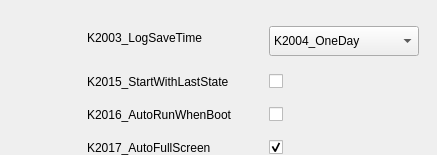
       <widget class="QWidget" name="CommonOption">
        <property name="sizePolicy">
         <sizepolicy hsizetype="Expanding" vsizetype="Expanding">
          <horstretch>0</horstretch>
          <verstretch>0</verstretch>
         </sizepolicy>
        </property>
        <layout class="QFormLayout" name="formLayout_3">
         <property name="fieldGrowthPolicy">
          <enum>QFormLayout::AllNonFixedFieldsGrow</enum>
         </property>
         <property name="rowWrapPolicy">
          <enum>QFormLayout::DontWrapRows</enum>
         </property>
         <property name="labelAlignment">
          <set>Qt::AlignLeading|Qt::AlignLeft|Qt::AlignVCenter</set>
         </property>
         <property name="formAlignment">
          <set>Qt::AlignLeading|Qt::AlignLeft|Qt::AlignTop</set>
         </property>
         <property name="horizontalSpacing">
          <number>36</number>
         </property>
         <property name="verticalSpacing">
          <number>18</number>
         </property>
         <property name="leftMargin">
          <number>87</number>
         </property>
         <property name="topMargin">
          <number>26</number>
         </property>
         <property name="rightMargin">
          <number>18</number>
         </property>
         <property name="bottomMargin">
          <number>0</number>
         </property>
         <item row="0" column="0">
          <widget class="QLabel" name="lLogExistTime">
           <property name="sizePolicy">
            <sizepolicy hsizetype="Preferred" vsizetype="Preferred">
             <horstretch>0</horstretch>
             <verstretch>0</verstretch>
            </sizepolicy>
           </property>
           <property name="text">
            <string>K2003_LogSaveTime</string>
           </property>
           <property name="scaledContents">
            <bool>true</bool>
           </property>
           <property name="buddy">
            <cstring>keeplogtime</cstring>
           </property>
          </widget>
         </item>
         <item row="0" column="1">
          <widget class="QComboBox" name="keeplogtime">
           <property name="sizePolicy">
            <sizepolicy hsizetype="Expanding" vsizetype="Expanding">
             <horstretch>0</horstretch>
             <verstretch>0</verstretch>
            </sizepolicy>
           </property>
           <property name="minimumSize">
            <size>
             <width>150</width>
             <height>30</height>
            </size>
           </property>
           <property name="maximumSize">
            <size>
             <width>400</width>
             <height>16777215</height>
            </size>
           </property>
           <property name="editable">
            <bool>false</bool>
           </property>
           <property name="currentText">
            <string>K2004_OneDay</string>
           </property>
           <item>
            <property name="text">
             <string>K2004_OneDay</string>
            </property>
           </item>
           <item>
            <property name="text">
             <string>K2005_OneWeek</string>
            </property>
           </item>
           <item>
            <property name="text">
             <string>K2006_HalfMonth</string>
            </property>
           </item>
           <item>
            <property name="text">
             <string>K2007_OneMonth</string>
            </property>
           </item>
           <item>
            <property name="text">
             <string>K2008_TwoMonth</string>
            </property>
           </item>
           <item>
            <property name="text">
             <string>K2009_ThreeMonth</string>
            </property>
           </item>
           <item>
            <property name="text">
             <string>K2010_SixMonth</string>
            </property>
           </item>
          </widget>
         </item>
         <item row="2" column="0">
          <widget class="QLabel" name="lReLastRun">
           <property name="enabled">
            <bool>true</bool>
           </property>
           <property name="text">
            <string>K2016_AutoRunWhenBoot</string>
           </property>
           <property name="scaledContents">
            <bool>true</bool>
           </property>
          </widget>
         </item>
         <item row="2" column="1">
          <widget class="QCheckBox" name="runstartup">
           <property name="enabled">
            <bool>true</bool>
           </property>
           <property name="sizePolicy">
            <sizepolicy hsizetype="Expanding" vsizetype="Preferred">
             <horstretch>0</horstretch>
             <verstretch>0</verstretch>
            </sizepolicy>
           </property>
           <property name="text">
            <string/>
           </property>
          </widget>
         </item>
         <item row="3" column="0">
          <widget class="QLabel" name="lFullScreen">
           <property name="enabled">
            <bool>true</bool>
           </property>
           <property name="sizePolicy">
            <sizepolicy hsizetype="Preferred" vsizetype="Preferred">
             <horstretch>0</horstretch>
             <verstretch>0</verstretch>
            </sizepolicy>
           </property>
           <property name="font">
            <font>
             <pointsize>9</pointsize>
            </font>
           </property>
           <property name="autoFillBackground">
            <bool>false</bool>
           </property>
           <property name="text">
            <string>K2017_AutoFullScreen</string>
           </property>
           <property name="textFormat">
            <enum>Qt::AutoText</enum>
           </property>
           <property name="scaledContents">
            <bool>true</bool>
           </property>
          </widget>
         </item>
         <item row="3" column="1">
          <widget class="QCheckBox" name="openfullscreen">
           <property name="sizePolicy">
            <sizepolicy hsizetype="Preferred" vsizetype="Preferred">
             <horstretch>0</horstretch>
             <verstretch>0</verstretch>
            </sizepolicy>
           </property>
           <property name="text">
            <string/>
           </property>
           <property name="checked">
            <bool>true</bool>
           </property>
          </widget>
         </item>
         <item row="1" column="0">
          <widget class="QLabel" name="lAutoStart">
           <property name="sizePolicy">
            <sizepolicy hsizetype="Preferred" vsizetype="Preferred">
             <horstretch>0</horstretch>
             <verstretch>0</verstretch>
            </sizepolicy>
           </property>
           <property name="text">
            <string>K2015_StartWithLastState</string>
           </property>
           <property name="scaledContents">
            <bool>true</bool>
           </property>
           <property name="alignment">
            <set>Qt::AlignLeading|Qt::AlignLeft|Qt::AlignVCenter</set>
           </property>
          </widget>
         </item>
         <item row="1" column="1">
          <widget class="QCheckBox" name="restorelast">
           <property name="sizePolicy">
            <sizepolicy hsizetype="Preferred" vsizetype="Preferred">
             <horstretch>0</horstretch>
             <verstretch>0</verstretch>
            </sizepolicy>
           </property>
           <property name="text">
            <string/>
           </property>
           <property name="checkable">
            <bool>true</bool>
           </property>
           <property name="checked">
            <bool>false</bool>
           </property>
          </widget>
         </item>
        </layout>
       </widget>
